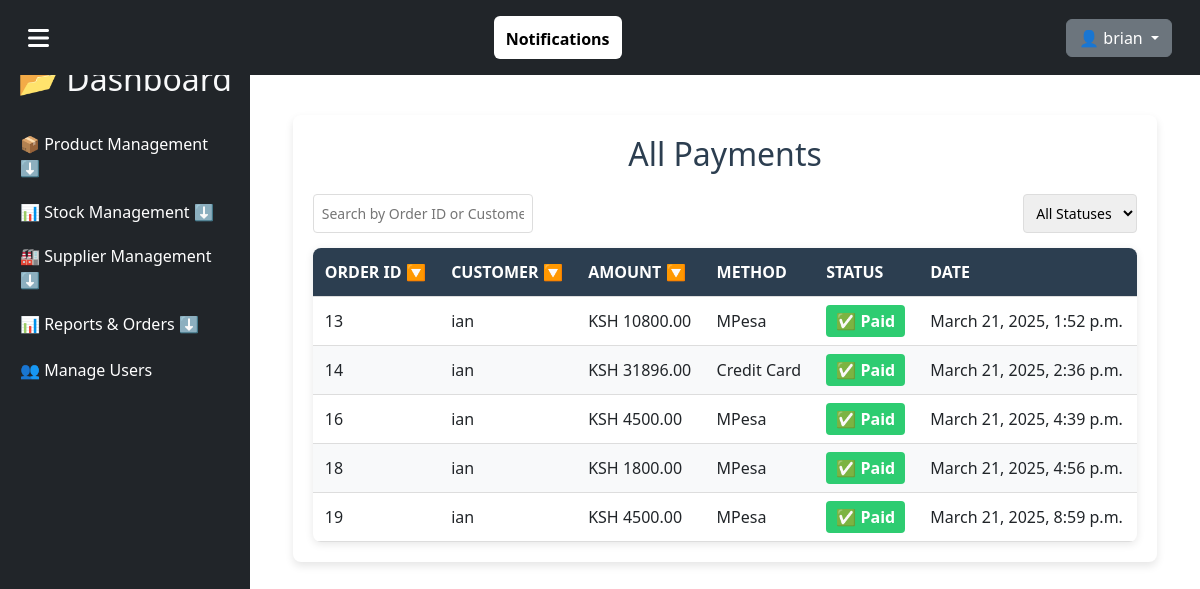
/orders/admin/payments/ (signed in), run on an earlier commit of the app's database.
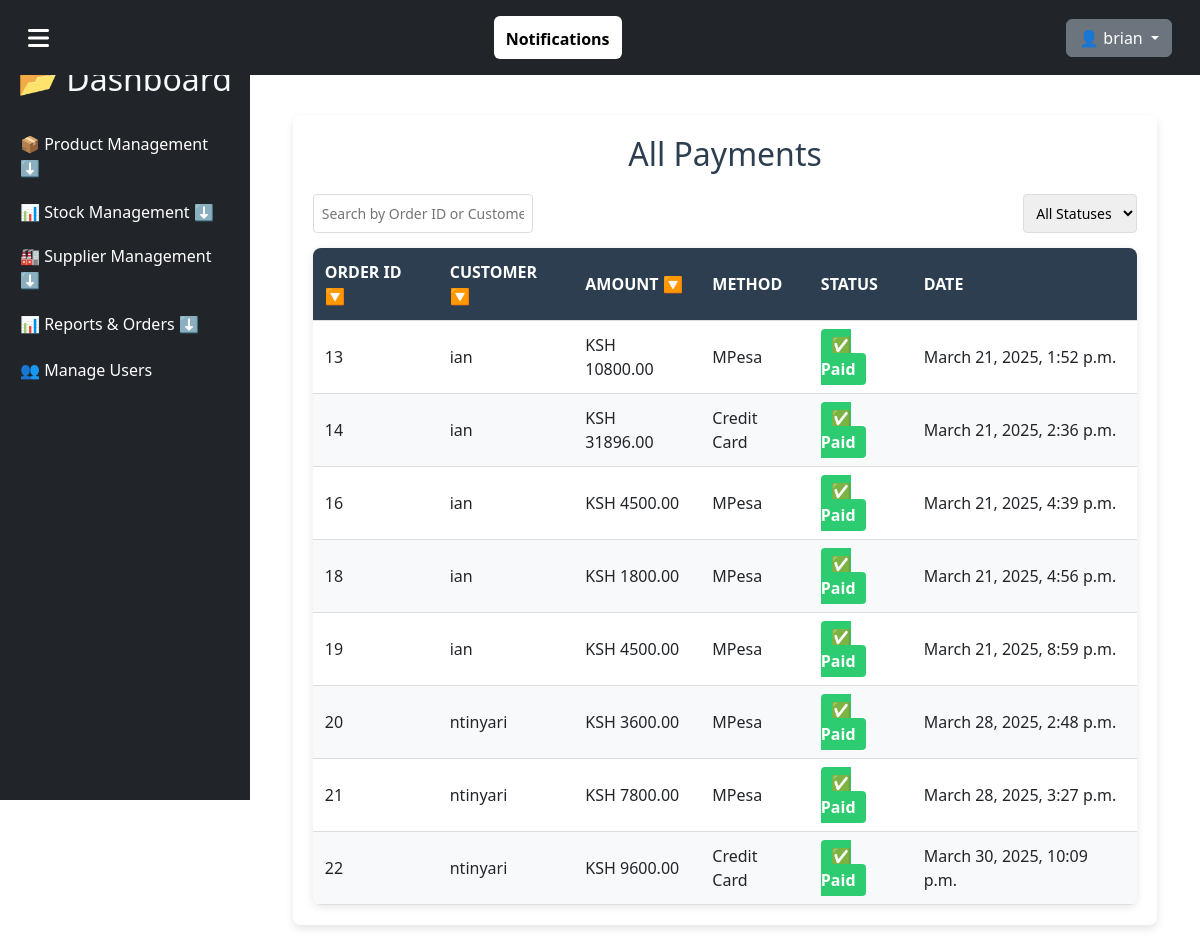
And on a later commit of the database.
### orders/models.py (models this page shows, shortened)
class Payment(models.Model):
    PAYMENT_METHODS = [
        ('MPesa', 'MPesa'),
        ('Credit Card', 'Credit Card'),
        ('PayPal', 'PayPal'),
    ]
    order = models.OneToOneField('Order', on_delete=models.CASCADE, related_name='payment')
    user = models.ForeignKey(settings.AUTH_USER_MODEL, on_delete=models.CASCADE, null=True, blank=True)
    amount = models.DecimalField(max_digits=10, decimal_places=2)
    payment_status = models.BooleanField(default=False)  # True = Paid, False = Unpaid
    payment_date = models.DateTimeField(auto_now_add=True)
    payment_method = models.CharField(max_length=50, choices=PAYMENT_METHODS)

class Order(models.Model):
    STATUS_CHOICES = [
        ('Pending', 'Pending'),
        ('Processing', 'Processing'),
        ('Shipped', 'Shipped'),
        ('Paid', 'Paid'),
        ('Delivered', 'Delivered'),
        ('Cancelled', 'Cancelled'),
        ('Refunded', 'Refunded'),
    ]
    user = models.ForeignKey(
        settings.AUTH_USER_MODEL, on_delete=models.CASCADE, null=True, blank=True
    )
    cart = models.ForeignKey(
        'Cart', on_delete=models.SET_NULL, null=True, blank=True
    )  # Preserve cart history
    customer_name = models.CharField(max_length=255)
    created_at = models.DateTimeField(auto_now_add=True)
    email = models.EmailField()
    address = models.TextField()
    total_amount = models.DecimalField(max_digits=10, decimal_places=2, default=0.00)
    status = models.CharField(max_length=20, choices=STATUS_CHOICES, default='Pending')
    delivered_at = models.DateTimeField(null=True, blank=True)  # Track delivery date
    payment_status = models.BooleanField(default=False)  # True if payment is received

### users/models.py (models this page shows, shortened)
class CustomUser(AbstractUser):
    ROLE_CHOICES = [
        ('admin', 'Admin'),
        ('customer', 'Customer'),
    ]
    email = models.EmailField(unique=True)
    role = models.CharField(max_length=10, choices=ROLE_CHOICES, default='customer')
    objects = CustomUserManager()  # Attach the custom manager
    USERNAME_FIELD = "username"
    REQUIRED_FIELDS = ["email"]
    class Meta:
        verbose_name = "User"
        verbose_name_plural = "Users"

### orders/views.py (the view)
# urls.py: path("admin/payments/", admin_payment_list, name="admin_payment_list"),
@login_required
def admin_payment_list(request):
    if not request.user.is_superuser:
        messages.error(request, "Access Denied!")
        return redirect("home")
    payments = Payment.objects.all()
    return render(request, "payments/admin_payment_list.html", {"payments": payments})

### orders/templates/payments/admin_payment_list.html (shortened to what this page needs)
{% extends 'base.html' %}
{% block content %}
<div class="payment-container">
    <h2>All Payments</h2>
    <div class="payment-filters">
        <input type="text" id="search" placeholder="Search by Order ID or Customer">
        <select id="statusFilter">
            <option value="">All Statuses</option>
        </select>
    </div>
    <table id="paymentTable">
        <thead>
            <tr>
                <th onclick="sortTable(0)">Order ID 🔽</th>
                <th onclick="sortTable(1)">Customer 🔽</th>
                <th onclick="sortTable(2)">Amount 🔽</th>
                <th>Method</th>
                <th>Status</th>
                <th>Date</th>
            </tr>
        </thead>
        <tbody>
            {% for payment in payments %}
            <tr>
                <td>{{ payment.order.id }}</td>
                <td>{{ payment.user.username }}</td>
                <td>KSH {{ payment.amount }}</td>
                <td>{{ payment.payment_method }}</td>
                <td>
                    <span class="status-badge {% if payment.payment_status %}paid{% else %}pending{% endif %}">
                        {% if payment.payment_status %}✅ Paid{% else %}❌ Pending{% endif %}
                    </span>
                </td>
                <td>{{ payment.payment_date }}</td>
            </tr>
            {% empty %}
            <tr><td colspan="6">No payments recorded.</td></tr>
            {% endfor %}
        </tbody>
    </table>
</div>
{% endblock %}

What changed in the data, as far as the page shows it:
added Payment: order.id "20", user.username "ntinyari", amount "3600.00", payment_method "MPesa", payment_status "✅ Paid", payment_date "March 28, 2025, 2:48 p.m."
added Payment: order.id "21", user.username "ntinyari", amount "7800.00", payment_method "MPesa", payment_status "✅ Paid", payment_date "March 28, 2025, 3:27 p.m."
added Payment: order.id "22", user.username "ntinyari", amount "9600.00", payment_method "Credit Card", payment_status "✅ Paid", payment_date "March 30, 2025, 10:09 p.m."
